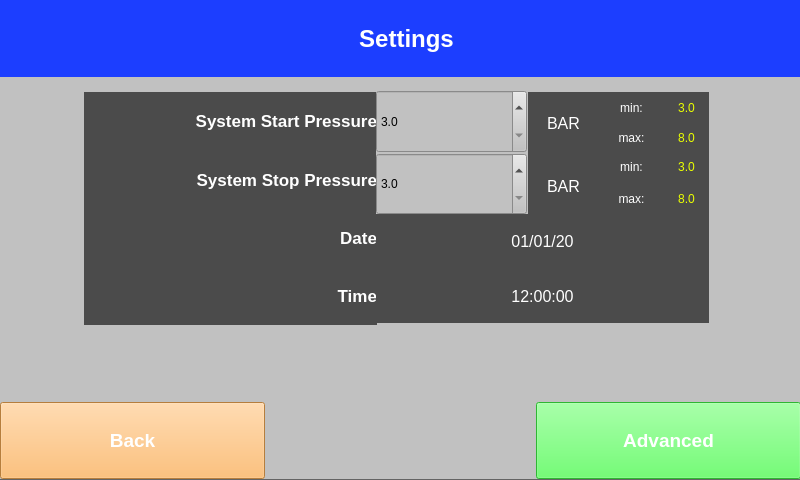
<?xml version="1.0" encoding="UTF-8"?>
<ui version="4.0">
 <class>Form</class>
 <widget class="QWidget" name="Form">
  <property name="geometry">
   <rect>
    <x>0</x>
    <y>0</y>
    <width>800</width>
    <height>480</height>
   </rect>
  </property>
  <property name="windowTitle">
   <string>BasicSettings</string>
  </property>
  <property name="styleSheet">
   <string notr="true">background-color: rgb(193, 193, 193);</string>
  </property>
  <widget class="QWidget" name="verticalLayoutWidget">
   <property name="geometry">
    <rect>
     <x>84</x>
     <y>92</y>
     <width>293</width>
     <height>233</height>
    </rect>
   </property>
   <layout class="QVBoxLayout" name="MainLabels">
    <property name="spacing">
     <number>0</number>
    </property>
    <item>
     <widget class="QLabel" name="label">
      <property name="font">
       <font>
        <family>Arial</family>
        <pointsize>13</pointsize>
        <weight>75</weight>
        <bold>true</bold>
       </font>
      </property>
      <property name="styleSheet">
       <string notr="true">color: rgb(255, 255, 255);
background-color: rgb(75, 75, 75);</string>
      </property>
      <property name="text">
       <string>System Start Pressure</string>
      </property>
      <property name="alignment">
       <set>Qt::AlignRight|Qt::AlignTrailing|Qt::AlignVCenter</set>
      </property>
     </widget>
    </item>
    <item>
     <widget class="QLabel" name="label_2">
      <property name="font">
       <font>
        <family>Arial</family>
        <pointsize>13</pointsize>
        <weight>75</weight>
        <bold>true</bold>
       </font>
      </property>
      <property name="styleSheet">
       <string notr="true">color: rgb(255, 255, 255);
background-color: rgb(75, 75, 75);</string>
      </property>
      <property name="text">
       <string>System Stop Pressure</string>
      </property>
      <property name="alignment">
       <set>Qt::AlignRight|Qt::AlignTrailing|Qt::AlignVCenter</set>
      </property>
     </widget>
    </item>
    <item>
     <widget class="QLabel" name="label_3">
      <property name="font">
       <font>
        <family>Arial</family>
        <pointsize>13</pointsize>
        <weight>75</weight>
        <bold>true</bold>
       </font>
      </property>
      <property name="styleSheet">
       <string notr="true">color: rgb(255, 255, 255);
background-color: rgb(75, 75, 75);</string>
      </property>
      <property name="text">
       <string>Date</string>
      </property>
      <property name="alignment">
       <set>Qt::AlignRight|Qt::AlignTrailing|Qt::AlignVCenter</set>
      </property>
     </widget>
    </item>
    <item>
     <widget class="QLabel" name="label_4">
      <property name="font">
       <font>
        <family>Arial</family>
        <pointsize>13</pointsize>
        <weight>75</weight>
        <italic>false</italic>
        <bold>true</bold>
       </font>
      </property>
      <property name="styleSheet">
       <string notr="true">color: rgb(255, 255, 255);
background-color: rgb(75, 75, 75);</string>
      </property>
      <property name="text">
       <string>Time</string>
      </property>
      <property name="alignment">
       <set>Qt::AlignRight|Qt::AlignTrailing|Qt::AlignVCenter</set>
      </property>
     </widget>
    </item>
   </layout>
  </widget>
  <widget class="QWidget" name="verticalLayoutWidget_2">
   <property name="geometry">
    <rect>
     <x>376</x>
     <y>90</y>
     <width>151</width>
     <height>125</height>
    </rect>
   </property>
   <layout class="QVBoxLayout" name="barsetting">
    <property name="spacing">
     <number>0</number>
    </property>
    <property name="sizeConstraint">
     <enum>QLayout::SetDefaultConstraint</enum>
    </property>
    <item>
     <widget class="QDoubleSpinBox" name="doubleSpinBox">
      <property name="sizePolicy">
       <sizepolicy hsizetype="Expanding" vsizetype="Expanding">
        <horstretch>0</horstretch>
        <verstretch>0</verstretch>
       </sizepolicy>
      </property>
      <property name="decimals">
       <number>1</number>
      </property>
      <property name="minimum">
       <double>3.000000000000000</double>
      </property>
      <property name="maximum">
       <double>8.000000000000000</double>
      </property>
      <property name="singleStep">
       <double>0.100000000000000</double>
      </property>
     </widget>
    </item>
    <item>
     <widget class="QDoubleSpinBox" name="doubleSpinBox_2">
      <property name="sizePolicy">
       <sizepolicy hsizetype="Expanding" vsizetype="Expanding">
        <horstretch>0</horstretch>
        <verstretch>0</verstretch>
       </sizepolicy>
      </property>
      <property name="decimals">
       <number>1</number>
      </property>
      <property name="minimum">
       <double>3.000000000000000</double>
      </property>
      <property name="maximum">
       <double>8.000000000000000</double>
      </property>
      <property name="singleStep">
       <double>0.100000000000000</double>
      </property>
     </widget>
    </item>
   </layout>
  </widget>
  <widget class="QWidget" name="verticalLayoutWidget_3">
   <property name="geometry">
    <rect>
     <x>528</x>
     <y>92</y>
     <width>71</width>
     <height>125</height>
    </rect>
   </property>
   <layout class="QVBoxLayout" name="barlabel">
    <property name="spacing">
     <number>0</number>
    </property>
    <item>
     <widget class="QLabel" name="barlabel2">
      <property name="font">
       <font>
        <family>Arial</family>
        <pointsize>12</pointsize>
       </font>
      </property>
      <property name="styleSheet">
       <string notr="true">color: rgb(255, 255, 255);
background-color: rgb(75, 75, 75);</string>
      </property>
      <property name="text">
       <string>BAR</string>
      </property>
      <property name="alignment">
       <set>Qt::AlignCenter</set>
      </property>
     </widget>
    </item>
    <item>
     <widget class="QLabel" name="barlabel1">
      <property name="font">
       <font>
        <family>Arial</family>
        <pointsize>12</pointsize>
       </font>
      </property>
      <property name="styleSheet">
       <string notr="true">color: rgb(255, 255, 255);
background-color: rgb(75, 75, 75);</string>
      </property>
      <property name="text">
       <string>BAR</string>
      </property>
      <property name="alignment">
       <set>Qt::AlignCenter</set>
      </property>
     </widget>
    </item>
   </layout>
  </widget>
  <widget class="QWidget" name="verticalLayoutWidget_4">
   <property name="geometry">
    <rect>
     <x>596</x>
     <y>92</y>
     <width>71</width>
     <height>61</height>
    </rect>
   </property>
   <layout class="QVBoxLayout" name="minmax_start_label">
    <property name="spacing">
     <number>0</number>
    </property>
    <item>
     <widget class="QLabel" name="start_min">
      <property name="styleSheet">
       <string notr="true">color: rgb(255, 255, 255);
background-color: rgb(75, 75, 75);</string>
      </property>
      <property name="text">
       <string>min:</string>
      </property>
      <property name="alignment">
       <set>Qt::AlignCenter</set>
      </property>
     </widget>
    </item>
    <item>
     <widget class="QLabel" name="start_max">
      <property name="styleSheet">
       <string notr="true">color: rgb(255, 255, 255);
background-color: rgb(75, 75, 75);</string>
      </property>
      <property name="text">
       <string>max:</string>
      </property>
      <property name="alignment">
       <set>Qt::AlignCenter</set>
      </property>
     </widget>
    </item>
   </layout>
  </widget>
  <widget class="QWidget" name="verticalLayoutWidget_5">
   <property name="geometry">
    <rect>
     <x>376</x>
     <y>214</y>
     <width>333</width>
     <height>109</height>
    </rect>
   </property>
   <layout class="QVBoxLayout" name="barsetting_4">
    <property name="spacing">
     <number>0</number>
    </property>
    <item>
     <widget class="QLabel" name="date">
      <property name="font">
       <font>
        <family>Arial</family>
        <pointsize>12</pointsize>
       </font>
      </property>
      <property name="styleSheet">
       <string notr="true">color: rgb(255, 255, 255);
background-color: rgb(75, 75, 75);</string>
      </property>
      <property name="inputMethodHints">
       <set>Qt::ImhDigitsOnly</set>
      </property>
      <property name="text">
       <string>01/01/20</string>
      </property>
      <property name="alignment">
       <set>Qt::AlignCenter</set>
      </property>
     </widget>
    </item>
    <item>
     <widget class="QLabel" name="time">
      <property name="font">
       <font>
        <family>Arial</family>
        <pointsize>12</pointsize>
       </font>
      </property>
      <property name="styleSheet">
       <string notr="true">color: rgb(255, 255, 255);
background-color: rgb(75, 75, 75);</string>
      </property>
      <property name="inputMethodHints">
       <set>Qt::ImhTime</set>
      </property>
      <property name="text">
       <string>12:00:00</string>
      </property>
      <property name="alignment">
       <set>Qt::AlignCenter</set>
      </property>
     </widget>
    </item>
   </layout>
  </widget>
  <widget class="QWidget" name="verticalLayoutWidget_6">
   <property name="geometry">
    <rect>
     <x>596</x>
     <y>150</y>
     <width>71</width>
     <height>65</height>
    </rect>
   </property>
   <layout class="QVBoxLayout" name="minmax_stop_label">
    <property name="spacing">
     <number>0</number>
    </property>
    <item>
     <widget class="QLabel" name="stop_min">
      <property name="styleSheet">
       <string notr="true">color: rgb(255, 255, 255);
background-color: rgb(75, 75, 75);</string>
      </property>
      <property name="text">
       <string>min:</string>
      </property>
      <property name="alignment">
       <set>Qt::AlignCenter</set>
      </property>
     </widget>
    </item>
    <item>
     <widget class="QLabel" name="stop_max">
      <property name="styleSheet">
       <string notr="true">color: rgb(255, 255, 255);
background-color: rgb(75, 75, 75);</string>
      </property>
      <property name="text">
       <string>max:</string>
      </property>
      <property name="alignment">
       <set>Qt::AlignCenter</set>
      </property>
     </widget>
    </item>
   </layout>
  </widget>
  <widget class="QWidget" name="verticalLayoutWidget_7">
   <property name="geometry">
    <rect>
     <x>664</x>
     <y>92</y>
     <width>45</width>
     <height>61</height>
    </rect>
   </property>
   <layout class="QVBoxLayout" name="minmax_start">
    <property name="spacing">
     <number>0</number>
    </property>
    <item>
     <widget class="QLabel" name="start_min_2">
      <property name="styleSheet">
       <string notr="true">color: rgb(234, 255, 0);
background-color: rgb(75, 75, 75);</string>
      </property>
      <property name="inputMethodHints">
       <set>Qt::ImhDigitsOnly</set>
      </property>
      <property name="text">
       <string>3.0</string>
      </property>
      <property name="alignment">
       <set>Qt::AlignCenter</set>
      </property>
     </widget>
    </item>
    <item>
     <widget class="QLabel" name="start_max_2">
      <property name="styleSheet">
       <string notr="true">color: rgb(234, 255, 0);
background-color: rgb(75, 75, 75);</string>
      </property>
      <property name="inputMethodHints">
       <set>Qt::ImhDigitsOnly</set>
      </property>
      <property name="text">
       <string>8.0</string>
      </property>
      <property name="alignment">
       <set>Qt::AlignCenter</set>
      </property>
     </widget>
    </item>
   </layout>
  </widget>
  <widget class="QWidget" name="verticalLayoutWidget_8">
   <property name="geometry">
    <rect>
     <x>664</x>
     <y>150</y>
     <width>45</width>
     <height>65</height>
    </rect>
   </property>
   <layout class="QVBoxLayout" name="minmax_stop">
    <property name="spacing">
     <number>0</number>
    </property>
    <item>
     <widget class="QLabel" name="stop_min_2">
      <property name="styleSheet">
       <string notr="true">color: rgb(234, 255, 0);
background-color: rgb(75, 75, 75);</string>
      </property>
      <property name="inputMethodHints">
       <set>Qt::ImhDigitsOnly</set>
      </property>
      <property name="text">
       <string>3.0</string>
      </property>
      <property name="alignment">
       <set>Qt::AlignCenter</set>
      </property>
     </widget>
    </item>
    <item>
     <widget class="QLabel" name="stop_max_2">
      <property name="styleSheet">
       <string notr="true">color: rgb(234, 255, 0);
background-color: rgb(75, 75, 75);</string>
      </property>
      <property name="inputMethodHints">
       <set>Qt::ImhDigitsOnly</set>
      </property>
      <property name="text">
       <string>8.0</string>
      </property>
      <property name="alignment">
       <set>Qt::AlignCenter</set>
      </property>
     </widget>
    </item>
   </layout>
  </widget>
  <widget class="QLabel" name="label_5">
   <property name="geometry">
    <rect>
     <x>0</x>
     <y>404</y>
     <width>801</width>
     <height>77</height>
    </rect>
   </property>
   <property name="styleSheet">
    <string notr="true">background-color: rgb(100, 100, 100);</string>
   </property>
   <property name="text">
    <string/>
   </property>
  </widget>
  <widget class="QLabel" name="label_6">
   <property name="geometry">
    <rect>
     <x>0</x>
     <y>0</y>
     <width>813</width>
     <height>77</height>
    </rect>
   </property>
   <property name="font">
    <font>
     <pointsize>18</pointsize>
     <weight>75</weight>
     <bold>true</bold>
    </font>
   </property>
   <property name="styleSheet">
    <string notr="true">color: rgb(255, 255, 255);
background-color: rgb(28, 62, 255);</string>
   </property>
   <property name="text">
    <string>Settings</string>
   </property>
   <property name="alignment">
    <set>Qt::AlignCenter</set>
   </property>
  </widget>
  <widget class="QWidget" name="horizontalLayoutWidget">
   <property name="geometry">
    <rect>
     <x>0</x>
     <y>402</y>
     <width>801</width>
     <height>77</height>
    </rect>
   </property>
   <layout class="QHBoxLayout" name="horizontalLayout">
    <item>
     <widget class="QPushButton" name="back">
      <property name="sizePolicy">
       <sizepolicy hsizetype="Expanding" vsizetype="Expanding">
        <horstretch>0</horstretch>
        <verstretch>0</verstretch>
       </sizepolicy>
      </property>
      <property name="font">
       <font>
        <pointsize>14</pointsize>
        <weight>75</weight>
        <bold>true</bold>
       </font>
      </property>
      <property name="styleSheet">
       <string notr="true">background-color: rgb(255, 176, 85);
color: rgb(255, 255, 255);</string>
      </property>
      <property name="text">
       <string>Back</string>
      </property>
     </widget>
    </item>
    <item>
     <spacer name="horizontalSpacer">
      <property name="orientation">
       <enum>Qt::Horizontal</enum>
      </property>
      <property name="sizeHint" stdset="0">
       <size>
        <width>40</width>
        <height>20</height>
       </size>
      </property>
     </spacer>
    </item>
    <item>
     <widget class="QPushButton" name="advanced">
      <property name="sizePolicy">
       <sizepolicy hsizetype="Expanding" vsizetype="Expanding">
        <horstretch>0</horstretch>
        <verstretch>0</verstretch>
       </sizepolicy>
      </property>
      <property name="font">
       <font>
        <pointsize>14</pointsize>
        <weight>75</weight>
        <bold>true</bold>
       </font>
      </property>
      <property name="styleSheet">
       <string notr="true">background-color: rgb(66, 255, 72);
color: rgb(255, 255, 255);</string>
      </property>
      <property name="text">
       <string>Advanced</string>
      </property>
     </widget>
    </item>
   </layout>
  </widget>
  <zorder>label_5</zorder>
  <zorder>verticalLayoutWidget</zorder>
  <zorder>verticalLayoutWidget_2</zorder>
  <zorder>verticalLayoutWidget_3</zorder>
  <zorder>verticalLayoutWidget_4</zorder>
  <zorder>verticalLayoutWidget_5</zorder>
  <zorder>verticalLayoutWidget_6</zorder>
  <zorder>verticalLayoutWidget_7</zorder>
  <zorder>verticalLayoutWidget_8</zorder>
  <zorder>label_6</zorder>
  <zorder>horizontalLayoutWidget</zorder>
 </widget>
 <resources/>
 <connections/>
</ui>
